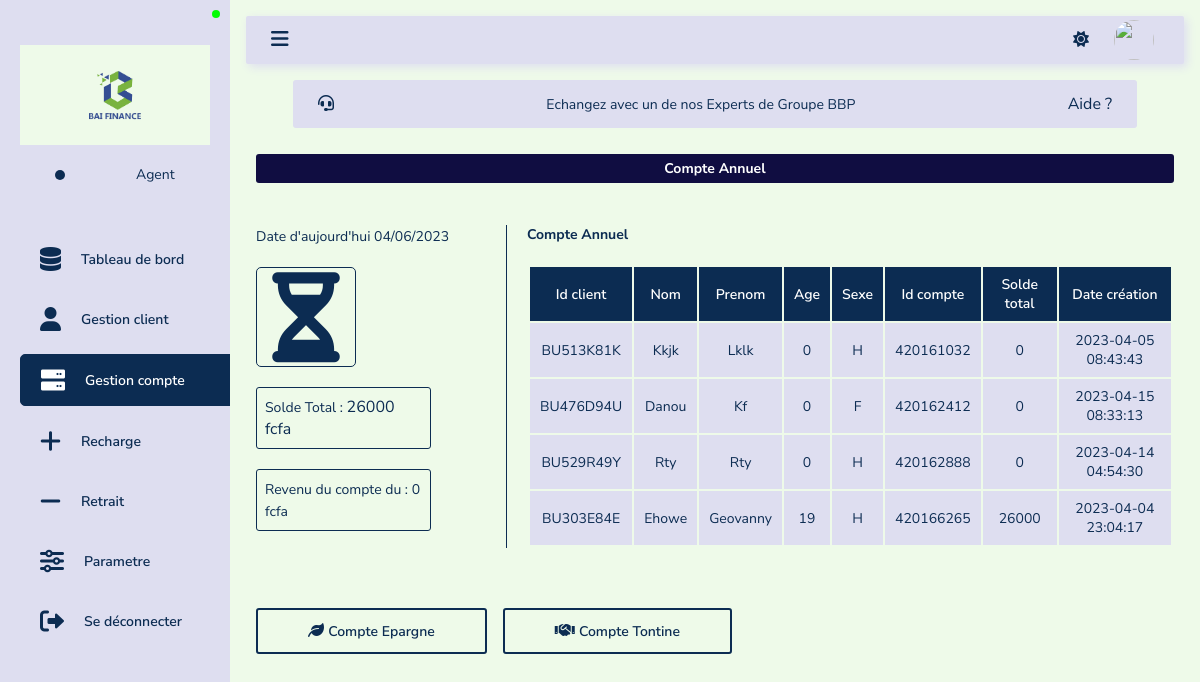
The app's page /admin/pages/annuel.php (signed in) with its own data.
### tables this page shows
CREATE TABLE `compte` (
  `IDCPTE` varchar(9) NOT NULL,
  `IDAG` varchar(9) NOT NULL,
  `IDCLT` varchar(9) NOT NULL,
  `IDTY_CPTE` varchar(9) NOT NULL,
  `TYPE` varchar(15) NOT NULL,
  `SOLDE` int(30) DEFAULT NULL,
  `DATECREATE` datetime NOT NULL
);

CREATE TABLE `client` (
  `IDCLT` varchar(9) NOT NULL,
  `NOM` varchar(30) NOT NULL,
  `PRENOM` varchar(20) DEFAULT NULL,
  `SEXE` varchar(1) NOT NULL,
  `DATENAIS` date NOT NULL,
  `LIEUNAIS` varchar(20) NOT NULL,
  `PROFESSION` varchar(20) NOT NULL,
  `VILLE` varchar(25) NOT NULL,
  `QUARTIER` varchar(25) DEFAULT NULL,
  `TEL` varchar(13) NOT NULL,
  `EMAIL` varchar(30) DEFAULT NULL,
  `PASS` varchar(65) NOT NULL,
  `ETATCPTE` varchar(12) NOT NULL,
  `DATECREAT` datetime NOT NULL,
  `PROFIL` mediumblob DEFAULT NULL
);

### admin/include/authentification.php (called while the page is built, shortened)
<?php
    if ($_SESSION['Autoriser']!= "oui") {
        header('Location: ../../../index.php');
    }else {
        $IDAG = $_SESSION['IDAG'];
        include "../../config/bd_cnx.php";
        $sql = $database->prepare("SELECT * FROM `employe` WHERE IDEMP = ?");
        $sql->execute(array($IDAG));
        $data = $sql->fetch();
        $Avatar = $data['PROFIL'];
    }
?>

### admin/pages/annuel.php (the view, shortened to what this page needs)
<?php
require_once '../include/authentification.php';
?>
<!DOCTYPE html>
<html lang="fr">
<head>
    <?php
    require_once '../include/head.php';
    ?>
    <link rel="stylesheet" href="../../style/formHeader.css">
    <link rel="stylesheet" href="../styles/epargne.css">
</head>
<body>
    <div class="Top">
        <?php
        require_once '../include/navigation.php';
        ?>
        <div class="Main">
            <?php
            require_once '../include/topbar.php';
            ?>
            <div class="Middle__help">
                <div class="Help__img">
                    <i class="fa-solid fa-headset"></i>
                </div>
                <div class="Help__content">
                    <p>Echangez avec un de nos Experts de Groupe BBP</p>
                </div>
                <div class="Help__link">
                    <a href="">Aide ?</a>
                </div>
            </div>
            <div class="Form__container content__padding">
                <div class="Form">
                    <div class="Form__header">
                        <div class="Title">
                            <h3>Compte Annuel</h3>
                        </div>
                    </div>
                    <form class="Add__scrollY" action="" method="POST">
                        <div class="Info_cpte">
                            <div class="General">
                                <div class="Date_cpte">
                                    <?php
                                    $DtNow = date('d/m/Y');
                                    ?>
                                    <span>Date d'aujourd'hui <?php echo $DtNow; ?></span>
                                </div>
                                <div class="Details_cpte">
                                    <div class="Logo_cpte">
                                        <i class="fa-solid fa-hourglass-2"></i>
                                    </div>
                                    <div class="Name_cpte">
                                        <span>Solde Total : </span>
                                        <?php
                                        $CheckTotal = $database->query("SELECT SUM(SOLDE) FROM `compte`,`client` WHERE compte.IDCLT = client.IDCLT AND IDCPTE LIKE '4%' ");
                                        if ($CheckTotal->rowCount() > 0) {
                                            while ($DataTotal = $CheckTotal->fetch()) {
                                                echo $DataTotal['SUM(SOLDE)'];
                                            }
                                        } else {
                                            echo  0;
                                        }
                                        ?>
                                        fcfa
                                    </div>
                                    <div class="Gain_cpte">
                                        <span>Revenu du compte du : </span>
                                        <span>0 fcfa</span>
                                    </div>
                                </div>
                            </div>
                            <div class="Detail">
                                <div class="Title">
                                    <h3>Compte Annuel</h3>
                                </div>
                                <div class="RecentOrders">
                                    <table>
                                        <thead>
                                            <tr>
                                                <td>Id client</td>
                                                <td>Nom</td>
                                                <td>Prenom</td>
                                                <td>Age</td>
                                                <td>Sexe</td>
                                                <td>Id compte</td>
                                                <td>Solde total</td>
                                                <td>Date création</td>
                                            </tr>
                                        </thead>
                                        <tbody>
                                            <?php
                                            $Checkcpt = $database->query("SELECT * FROM `compte`,`client` WHERE compte.IDCLT = client.IDCLT AND IDCPTE LIKE '4%' ");
                                            if ($Checkcpt->rowCount() > 0) {
                                                while ($Datacpt = $Checkcpt->fetch()) {
                                                    if (substr($Datacpt['IDCPTE'], 0, 3) == '420') {
                                                        $TmpDate = substr($Datacpt['DATENAIS'], 0, 4);
                                                        $DateNow = date('Y');
                                                        $Age = strval($DateNow) - strval($TmpDate)
                                            ?>
                                                        <tr>
                                                            <td><?php echo $Datacpt['IDCLT']; ?></td>
                                                            <td><?php echo $Datacpt['NOM']; ?></td>
                                                            <td><?php echo $Datacpt['PRENOM']; ?></td>
                                                            <td><?php echo $Age; ?></td>
                                                            <td><?php echo $Datacpt['SEXE']; ?></td>
                                                            <td><?php echo $Datacpt['IDCPTE']; ?></td>
                                                            <td><?php echo $Datacpt['SOLDE']; ?></td>
                                                            <td><?php echo $Datacpt['DATECREATE']; ?></td>
                                                        </tr>
                                                <?php
                                                    }
                                                }
                                            } else {
                                                ?>
                                                <p>Aucun client</p>
                                            <?php
                                            }
                                            ?>
                                        </tbody>
                                    </table>
                                </div>
                            </div>
                        </div>
                        <div class="Login__button">
                            <a href="epargne.php">
                                <i class="fa-solid fa-leaf"></i>
                                <span>Compte Epargne</span>
                            </a>
                            <a href="tontine.php">
                                <i class="fa-solid fa-handshake"></i>
                                <span>Compte Tontine</span>
                            </a>
                        </div>
                    </form>
                </div>
            </div>
        </div>
    </div>
</body>
</html>

### admin/include/head.php (shortened to what this page needs)
<link rel="stylesheet" href="../../style/all.css">
<link rel="stylesheet" href="../../style/plugins.css">
<link rel="stylesheet" href="../../style/navigation.css">
<link rel="stylesheet" href="../../style/topbar.css">
<link rel="stylesheet" href="../../style/bottom_bar.css">
<link rel="stylesheet" href="../styles/splecial.css">

### admin/include/navigation.php (shortened to what this page needs)
<div class='Navigation'>
            <div class="Info_member">
                <div class="Connected"></div>
                <div class="Img_logo">
                    <img src="../../../img/logo/logo1.jpg" alt='User' />
                </div>
                <div class="Status_member">
                    <span><?php echo($NomUser); ?></span>
                    <span>Agent</span>
                </div>
            </div>
            <ul>
                <li>
                    <a href="index.php" class="Items">
                        <i class="fa-solid fa-database"></i>
                        <span>Tableau de bord</span>
                    </a>
                </li>
                <li>
                    <a href="gestion_client.php" class="Items">
                        <i class="fa-solid fa-user"></i>
                        <span>Gestion client</span>
                    </a>
                </li>
                <li>
                    <a href="gestion_compte.php" class="Items">
                        <i class="fa-solid fa-server"></i>
                        <span>Gestion compte</span>
                    </a>
                </li>
                <li>
                    <a href="recharge.php" class="Items">
                        <i class="fa-solid fa-plus"></i>
                        <span>Recharge</span>
                    </a>
                </li>
                <li>
                    <a href="retrait.php" class="Items">
                        <i class="fa-solid fa-minus"></i>
                        <span>Retrait</span>
                    </a>
                </li>
                <li>
                    <a href="parametre.php" class="Items">
                        <i class="fa-solid fa-sliders"></i>
                        <span>Parametre</span>
                    </a>
                </li>
                <li>
                    <a href="../../config/deconnexion.php" class="Items">
                        <i class="fa-solid fa-right-from-bracket"></i>
                        <span>Se déconnecter</span>
                    </a>
                </li>
            </ul>
        </div>

### admin/include/topbar.php (shortened to what this page needs)
<div class="Topbar">
    <div class="Topbar__left">
        <div class="Taskbar__icon">
        </div>
    </div>
    <div class="Topbar__right">
        <div class="Taskbar__icon">
            <i class="fa-solid fa-sun" id="Icon_click"></i>
        </div>
        <div class="Taskbar__user">
            <div class="Profil">
            <img/>
            </div>
        </div>
    </div>
</div>

### style/plugins.css (style rules this page uses)
* { padding: 0; margin: 0; box-sizing: border-box; text-decoration: none; list-style: none; font-family: 'Nunito Sans', sans-serif; }
:root { --bg-primary: #dedef0; --bg-50: #eefae9; --color-1: #0c2c52; --color-2: #f3f3f3; --color-3: #100d41; --color-4: #0c2c52; --color-5: #ffffff; --color-6: #ffffff31; --color-switch: #fff; --color-switch2: #fff; --color-switch3: #fff; --white : #0c2c52; --bg-header: #e1e1e1; --color-btn: #100d41; --color-input: #0c2c52; --color-hover: #0d1a247c; --border-color-1: #687b96; --border-color-2: #3b5246; --border-color-3: #b99797; --border-color-4: #606677; --border-color-5: #c4b2a4; --border-color-6: #c2a8c0; --box-call-color: #3b3a3a; --msg-succes: rgb(43, 124, 54); --msg-error: rgb(223, 35, 35); --f-weight-bd: 700; --f-weight-sm: 600; --size-icon-md: 1.5rem; --size-md: 1rem; --size-md-2: 14px; --size-sm: .5rem; }

### style/navigation.css (style rules this page uses)
.Navigation { position: fixed; width: 230px; height: 100%; padding: 20px; background: var(--bg-primary); font-weight: var(--fw-2); transition: 1s; overflow-x: hidden; }
.Info_member { display: flex; flex-direction: column; justify-content: center; gap: 20px; margin-top: 20px; }
.Connected { position: absolute; top: 10px; right: 10px; display: block; width: 8px; height: 8px; border-radius: 50px; background: rgb(2, 253, 2); }
.Img_logo { display: flex; width: 100%; height: 100px; margin-top: 5px; background: var(--bg-50); }
.Img_logo img { width: 100%; height: 100%; object-fit: cover; border-radius: 2px; }
.Status_member { display: flex; justify-content: space-around; align-items: center; }
.Status_member span:first-child { padding: 5px; background: var(--color-4); color: var(--bg-primary); border-radius: 5px; }
.Status_member span:last-child { color: var(--color-4); }
ul { display: flex; flex-direction: column; gap: 10px; margin-top: 50px; }
.Items { position: relative; display: flex; align-items: center; gap: 20px; padding: 13px 0px; font-size: var(--size-md); color: var(--color-5); font-weight: var(--f-weight-sm); transition: top all .5s; padding-left: 20px; border-radius: 5px; width: 230px; }
.Items i { font-size: var(--size-icon-md); }

### style/topbar.css (style rules this page uses)
.Main { position: relative; left: 230px; background: var(--bg-50); width: calc(100% - 230px); min-height: 100vh !important; padding: 1rem; transition: 1s; }
.Topbar { position: relative; display: flex; justify-content: space-between; padding: 0 25px; margin-bottom: 1rem; place-items: center; width: 100%; height: 3rem; background: var(--bg-primary); color: var(--color-4); border-radius: 2px; box-shadow: 3px 3px 10px var(--bg-primary); transition: .5s ease-in-out; }
.Topbar__right { position: relative; display: flex; place-items: center; }
.Taskbar__user { margin: 0 5px; display: flex; place-content: center; }
.Taskbar__user .Profil { position: relative; width: 40px; height: 40px; border-radius: 50%; place-items: center; overflow: hidden; }
.Taskbar__user .Profil img { position: absolute; top: 0; left: 0; place-items: center; width: 100%; height: 100%; object-fit: cover; }
.Taskbar__icon i { margin-left: 10px; color: var(--color-4); transition: .5s ease; }
.Middle__help { position: relative; display: flex; justify-content: space-between; padding: 0 25px; place-items: center; text-align: center; margin: 0 auto; width: 90%; height: 3rem; background: var(--bg-primary); border-radius: 3px; }
.Middle__help a { position: relative; color: var(--color-4); }
.Help__img, .Help__content { color: var(--color-4); }

### style/bottom_bar.css (style rules this page uses)
@media screen and (max-width: 1462px) { .Login__button { margin-bottom: 20px; } }
.Items { position: relative; display: flex; align-items: center; gap: 20px; padding: 13px 0px; font-size: var(--size-md); color: var(--color-4); font-weight: var(--f-weight-sm); transition: top all .5s; padding-left: 20px; border-radius: 5px; width: 230px; }

### records on screen
compte: IDCLT.IDCLT "BU513K81K", IDCLT.NOM "Kkjk", IDCLT.PRENOM "Lklk", IDCLT.DATENAIS "0", IDCLT.SEXE "H", IDCPTE "420161032", SOLDE "0", DATECREATE "2023-04-05 08:43:43"
compte: IDCLT.IDCLT "BU476D94U", IDCLT.NOM "Danou", IDCLT.PRENOM "Kf", IDCLT.DATENAIS "0", IDCLT.SEXE "F", IDCPTE "420162412", SOLDE "0", DATECREATE "2023-04-15 08:33:13"
compte: IDCLT.IDCLT "BU529R49Y", IDCLT.NOM "Rty", IDCLT.PRENOM "Rty", IDCLT.DATENAIS "0", IDCLT.SEXE "H", IDCPTE "420162888", SOLDE "0", DATECREATE "2023-04-14 04:54:30"
compte: IDCLT.IDCLT "BU303E84E", IDCLT.NOM "Ehowe", IDCLT.PRENOM "Geovanny", IDCLT.DATENAIS "19", IDCLT.SEXE "H", IDCPTE "420166265", SOLDE "26000", DATECREATE "2023-04-04 23:04:17"

### other values on screen
$DataTotal['SUM(SOLDE)'] "26000"
